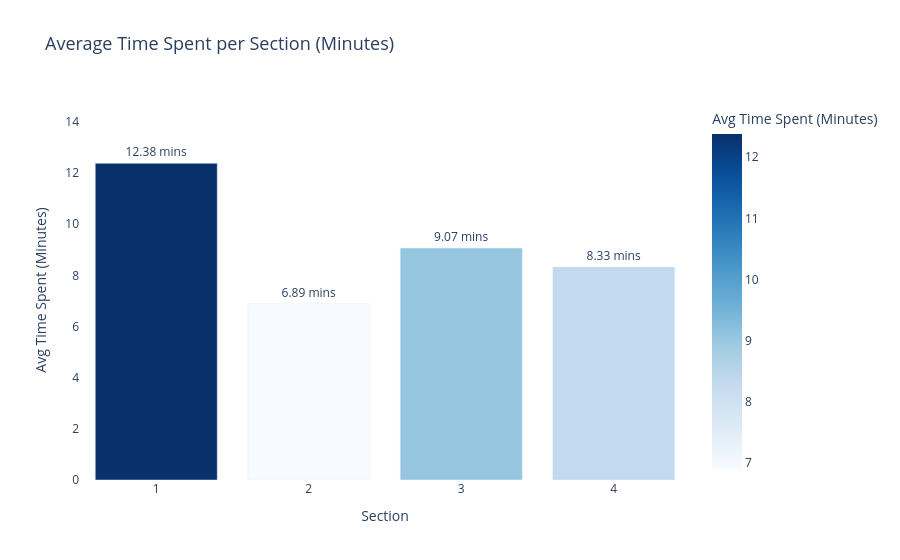

This figure's notebook cell:
### Markdown cell above
## Analysis 8: Average Time Spent per Section

**Question:** How much time did candidates spend on each section on average?

We calculate this using the time difference between first and last 
event per candidate per section. This reveals which sections 
demanded the most time and attention.

### Code cell
df_time = df_filtered.groupby(['candidate_id', 'question_section'])['logged_at'].agg(['min', 'max']).reset_index()
df_time['time_spent_mins'] = (df_time['max'] - df_time['min']).dt.total_seconds() / 60

df_avg_time = df_time.groupby('question_section')['time_spent_mins'].mean().reset_index()
df_avg_time['time_spent_mins'] = round(df_avg_time['time_spent_mins'], 2)

print(df_avg_time)

fig = px.bar(
    df_avg_time,
    x='question_section',
    y='time_spent_mins',
    title='Average Time Spent per Section (Minutes)',
    labels={
        'question_section': 'Section',
        'time_spent_mins': 'Avg Time Spent (Minutes)'
    },
    color='time_spent_mins',
    color_continuous_scale='Blues',
    text='time_spent_mins'
)

fig.update_traces(texttemplate='%{text} mins', textposition='outside')
max_time = df_avg_time['time_spent_mins'].max()

fig.update_layout(
    plot_bgcolor='white',
    title_font_size=18,
    xaxis=dict(tickmode='linear'),
    yaxis=dict(range=[0, max_time * 1.2]),
    showlegend=False
)

fig.show()

### Figure 1 — Plotly figure (JSON) as saved in the notebook; plotly's stock layout.template omitted (floating-point values rounded to 4 significant figures)
{"data": [{"alignmentgroup": "True", "hovertemplate": "Section=%{x}<br>Avg Time Spent (Minutes)=%{marker.color}<extra></extra>", "legendgroup": "", "marker": {"color": [12.38, 6.89, 9.07, 8.33], "coloraxis": "coloraxis", "pattern": {"shape": ""}}, "name": "", "offsetgroup": "", "orientation": "v", "showlegend": false, "text": [12.38, 6.89, 9.07, 8.33], "textposition": "outside", "texttemplate": "%{text} mins", "type": "bar", "x": [1, 2, 3, 4], "xaxis": "x", "y": [12.38, 6.89, 9.07, 8.33], "yaxis": "y"}], "layout": {"barmode": "relative", "coloraxis": {"colorbar": {"title": {"text": "Avg Time Spent (Minutes)"}}, "colorscale": [[0, "rgb(247,251,255)"], [0.125, "rgb(222,235,247)"], [0.25, "rgb(198,219,239)"], [0.375, "rgb(158,202,225)"], [0.5, "rgb(107,174,214)"], [0.625, "rgb(66,146,198)"], [0.75, "rgb(33,113,181)"], [0.875, "rgb(8,81,156)"], [1, "rgb(8,48,107)"]]}, "legend": {"tracegroupgap": 0}, "plot_bgcolor": "white", "showlegend": false, "title": {"font": {"size": 18}, "text": "Average Time Spent per Section (Minutes)"}, "xaxis": {"anchor": "y", "domain": [0, 1], "tickmode": "linear", "title": {"text": "Section"}}, "yaxis": {"anchor": "x", "domain": [0, 1], "range": [0, 14.86], "title": {"text": "Avg Time Spent (Minutes)"}}}}
